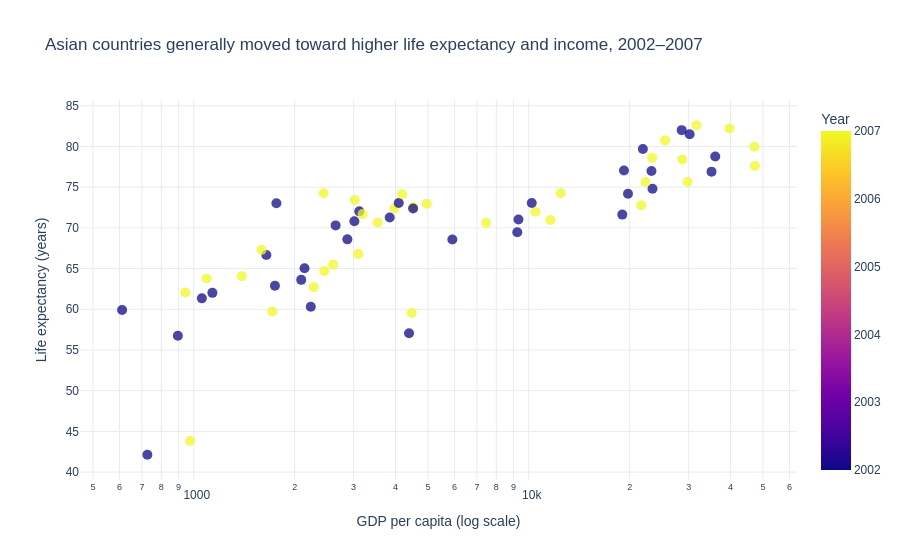

Notebook cell for this chart:
### Markdown cell above
## Task 1 — Scatter: life expectancy change over time

**What to build:** A scatter showing **GDP per capita vs life expectancy** for **two years** (2002 and 2007) to show how both moved — use **colour for year** (just 2 colours), **one continent only**.

Choose any continent except Africa (that was the example). Highlight the change direction.

> 💡 Filter: `df.loc[df['continent'] == 'YOUR_CHOICE']` then filter years

### Code cell
# Task 1
# YOUR CODE HERE


asia = df.loc[
    (df['continent'] == 'Asia') &
    (df['year'].isin([2002, 2007]))
].copy()

fig1 = px.scatter(
    asia,
    x='gdpPercap',
    y='lifeExp',
    color='year',
    color_discrete_map={
        2002: '#9AA6B2',
        2007: '#167D8D'
    },
    hover_name='country',
    hover_data=['gdpPercap', 'lifeExp'],
    category_orders={'year': [2002, 2007]},
    log_x=True,
    labels={
        'gdpPercap': 'GDP per capita (log scale)',
        'lifeExp': 'Life expectancy (years)',
        'year': 'Year'
    },
    title='Asian countries generally moved toward higher life expectancy and income, 2002–2007'
)

fig1.update_traces(marker=dict(size=10, opacity=0.75))

fig1.update_layout(
    template='plotly_white',
    font=dict(family='Arial', size=12),
    xaxis=dict(showgrid=True, gridcolor='#E8ECEF'),
    yaxis=dict(showgrid=True, gridcolor='#E8ECEF')
)

fig1.show()

### Figure 1 — Plotly figure (JSON) as saved in the notebook; plotly's stock layout.template omitted (floating-point values rounded to 4 significant figures)
{"data": [{"hovertemplate": "<b>%{hovertext}</b><br><br>GDP per capita (log scale)=%{x}<br>Life expectancy (years)=%{y}<br>Year=%{marker.color}<extra></extra>", "hovertext": ["Afghanistan", "Afghanistan", "Bahrain", "Bahrain", "Bangladesh", "Bangladesh", "Cambodia", "Cambodia", "China", "China", "Hong Kong, China", "Hong Kong, China", "India", "India", "Indonesia", "Indonesia", "Iran", "Iran", "Iraq", "Iraq", "Israel", "Israel", "Japan", "Japan", "Jordan", "Jordan", "Korea, Dem. Rep.", "Korea, Dem. Rep.", "Korea, Rep.", "Korea, Rep.", "Kuwait", "Kuwait", "Lebanon", "Lebanon", "Malaysia", "Malaysia", "Mongolia", "Mongolia", "Myanmar", "Myanmar", "Nepal", "Nepal", "Oman", "Oman", "Pakistan", "Pakistan", "Philippines", "Philippines", "Saudi Arabia", "Saudi Arabia", "Singapore", "Singapore", "Sri Lanka", "Sri Lanka", "Syria", "Syria", "Taiwan", "Taiwan", "Thailand", "Thailand", "Vietnam", "Vietnam", "West Bank and Gaza", "West Bank and Gaza", "Yemen, Rep.", "Yemen, Rep."], "legendgroup": "", "marker": {"color": [2002, 2007, 2002, 2007, 2002, 2007, 2002, 2007, 2002, 2007, 2002, 2007, 2002, 2007, 2002, 2007, 2002, 2007, 2002, 2007, 2002, 2007, 2002, 2007, 2002, 2007, 2002, 2007, 2002, 2007, 2002, 2007, 2002, 2007, 2002, 2007, 2002, 2007, 2002, 2007, 2002, 2007, 2002, 2007, 2002, 2007, 2002, 2007, 2002, 2007, 2002, 2007, 2002, 2007, 2002, 2007, 2002, 2007, 2002, 2007, 2002, 2007, 2002, 2007, 2002, 2007], "coloraxis": "coloraxis", "opacity": 0.75, "size": 10, "symbol": "circle"}, "mode": "markers", "name": "", "orientation": "v", "showlegend": false, "type": "scatter", "x": [726.7, 974.6, 23400.0, 29800.0, 1136.0, 1391.0, 896.2, 1714.0, 3119.0, 4959.0, 30210.0, 39720.0, 1747.0, 2452.0, 2874.0, 3541.0, 9241.0, 11610.0, 4391.0, 4471.0, 21910.0, 25520.0, 28600.0, 31660.0, 3845.0, 4519.0, 1647.0, 1593.0, 19230.0, 23350.0, 35110.0, 47310.0, 9314.0, 10460.0, 10210.0, 12450.0, 2141.0, 3096.0, 611.0, 944.0, 1057.0, 1091.0, 19770.0, 22320.0, 2093.0, 2606.0, 2651.0, 3190.0, 19010.0, 21650.0, 36020.0, 47140.0, 3015.0, 3970.0, 4091.0, 4185.0, 23240.0, 28720.0, 5913.0, 7458.0, 1764.0, 2442.0, 4515.0, 3025.0, 2235.0, 2281.0], "xaxis": "x", "y": [42.13, 43.83, 74.8, 75.64, 62.01, 64.06, 56.75, 59.72, 72.03, 72.96, 81.5, 82.21, 62.88, 64.7, 68.59, 70.65, 69.45, 70.96, 57.05, 59.55, 79.7, 80.75, 82.0, 82.6, 71.26, 72.53, 66.66, 67.3, 77.05, 78.62, 76.9, 77.59, 71.03, 71.99, 73.04, 74.24, 65.03, 66.8, 59.91, 62.07, 61.34, 63.78, 74.19, 75.64, 63.61, 65.48, 70.3, 71.69, 71.63, 72.78, 78.77, 79.97, 70.81, 72.4, 73.05, 74.14, 76.99, 78.4, 68.56, 70.62, 73.02, 74.25, 72.37, 73.42, 60.31, 62.7], "yaxis": "y"}], "layout": {"coloraxis": {"colorbar": {"title": {"text": "Year"}}, "colorscale": [[0, "#0d0887"], [0.1111, "#46039f"], [0.2222, "#7201a8"], [0.3333, "#9c179e"], [0.4444, "#bd3786"], [0.5556, "#d8576b"], [0.6667, "#ed7953"], [0.7778, "#fb9f3a"], [0.8889, "#fdca26"], [1, "#f0f921"]]}, "font": {"family": "Arial", "size": 12}, "legend": {"tracegroupgap": 0}, "title": {"text": "Asian countries generally moved toward higher life expectancy and income, 2002–2007"}, "xaxis": {"anchor": "y", "domain": [0, 1], "gridcolor": "#E8ECEF", "showgrid": true, "title": {"text": "GDP per capita (log scale)"}, "type": "log"}, "yaxis": {"anchor": "x", "domain": [0, 1], "gridcolor": "#E8ECEF", "showgrid": true, "title": {"text": "Life expectancy (years)"}}}}
